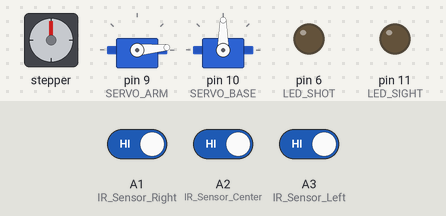
Simulated run of this sketch. Board: Arduino Uno, built with avr-gcc and run on an emulated ATmega328P. On the bench: stepper motor, 2 × servo, output pins drawn as LEDs (lit = HIGH). Wiring (inferred from the names in the program): stepper motor (200 steps per turn assumed): coils pin 2, pin 3, pin 4, pin 5. The inputs (shaded band) are chosen by the test bench; at power-on: A1 (IR_Sensor_Right) HIGH, A2 (IR_Sensor_Center) HIGH, A3 (IR_Sensor_Left) HIGH. The audio player accepts every command and is not drawn; pins used as bus, display or sensor lines are not drawn.

Above: at 5.3 s.
5.4 s: A1 (IR_Sensor_Right) driven LOW
At 6.52 s:
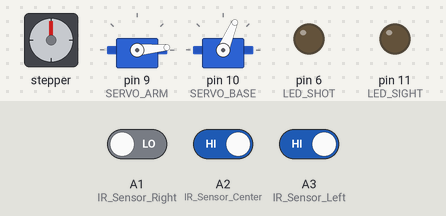
At 12.8 s:
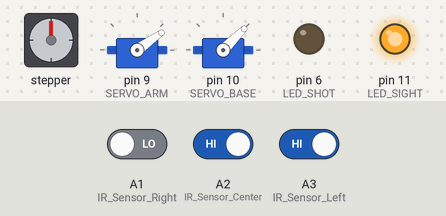
13.0 s: A2 (IR_Sensor_Center) driven LOW
At 15.17 s:
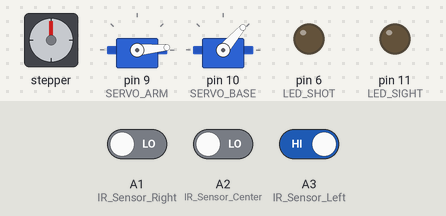
18.3 s: A1 (IR_Sensor_Right) driven HIGH and A3 (IR_Sensor_Left) driven LOW
23.0 s: A3 (IR_Sensor_Left) driven HIGH
Timing chart, 0 to 28.7 s (numbered marks = the images above; inputs shaded):
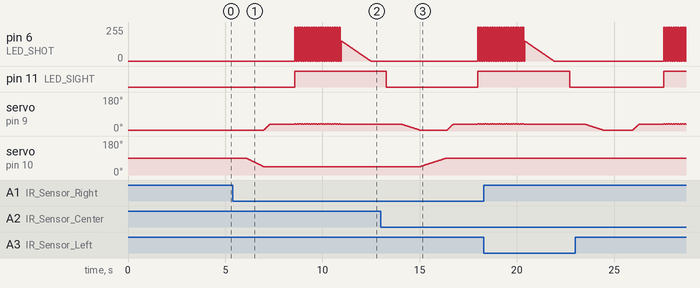

The sketch:

Zaku_A.ino
```cpp
//Written By C.J.Park On 230206 v 1.1
#include <Servo.h>
#include <DFPlayer_Mini_Mp3.h>
#include <SoftwareSerial.h>
SoftwareSerial mySerial(A4, A5);  // RX, TX

#define LED_WORK_RIGHT 2   // IR Right(A1) Workig LED
#define LED_WORK_CENTER 3  // IR Center(A2) Workig LED
#define LED_WORK_LEFT 4    // IR Left(A3) Workig LED
#define LED_EYE 5          // MonoEye Pink LED
#define LED_SHOT 6         // Bullet Shooting LED
#define LED_SIGHT 11       // Sight Aim LED

Servo SERVO_ARM;   //Down: 5; Aim: 45; Recoil:40
Servo SERVO_BASE;  //Right: 45; Center: 90; Left 135

void setup() {
  pinMode(LED_WORK_RIGHT, OUTPUT);
  pinMode(LED_WORK_CENTER, OUTPUT);
  pinMode(LED_WORK_LEFT, OUTPUT);
  pinMode(A1, INPUT);  //IR Sensor Right
  pinMode(A2, INPUT);  //IR Sensor Center
  pinMode(A3, INPUT);  //IR Sensor Left

  SERVO_ARM.attach(9);
  SERVO_BASE.attach(10);
  SERVO_ARM.write(5);
  SERVO_BASE.write(90);

  mySerial.begin(9600);
  mp3_set_serial(mySerial);
  mp3_set_volume(25);
}

void loop() {
  for (int i = 50; i <= 200; i++) {
    analogWrite(LED_EYE, i);
    delay(5);
  }
  for (int i = 200; i >= 50; i--) {
    analogWrite(LED_EYE, i);
    delay(5);
  }

  // Sensor Right-----------------------------------
  if (digitalRead(A1) == LOW) {
    digitalWrite(LED_WORK_RIGHT, HIGH);
    mp3_play(4);
    for (int i = 90; i >= 45; i--) {
      SERVO_BASE.write(i);
      delay(20);
    }
    mp3_stop();

    Machine_Gun();  //Machine Gun Shooting

    mp3_play(4);
    for (int i = 45; i <= 90; i++) {
      SERVO_BASE.write(i);
      delay(30);
    }
    mp3_stop();
    digitalWrite(LED_WORK_RIGHT, LOW);
  }

  // Sensor Center-----------------------------------
  if (digitalRead(A2) == LOW) {
    digitalWrite(LED_WORK_CENTER, HIGH);

    Machine_Gun();  //Machine Gun Shooting

    digitalWrite(LED_WORK_CENTER, LOW);
  }

  // Sensor Left-----------------------------------
  if (digitalRead(A3) == LOW) {
    digitalWrite(LED_WORK_LEFT, HIGH);
    mp3_play(4);
    for (int i = 90; i <= 145; i++) {
      SERVO_BASE.write(i);
      delay(10);
    }
    mp3_stop();

    Machine_Gun();  //Machine Gun Shooting

    mp3_play(4);
    for (int i = 145; i >= 90; i--) {
      SERVO_BASE.write(i);
      delay(30);
    }
    mp3_stop();
    digitalWrite(LED_WORK_LEFT, LOW);
  }
}

// *********Machine Gun Shooting*********
void Machine_Gun() {
  for (int i = 5; i <= 35; i++) {
    SERVO_ARM.write(i);
    delay(10);
  }

  for (int i = 0; i <= 255; i++) {
    analogWrite(LED_SIGHT, i);
    delay(5);
  }

  mp3_play(3);
  for (int i = 0; i < 20; i++) {
    analogWrite(LED_SHOT, 255);
    SERVO_ARM.write(38);
    delay(60);
    analogWrite(LED_SHOT, 0);
    SERVO_ARM.write(35);
    delay(60);
  }
  mp3_stop();

  for (int i = 150; i >= 0; i--) {
    analogWrite(LED_SHOT, i);
    delay(10);
  }
  delay(800);
  analogWrite(LED_SIGHT, 0);
  delay(800);

  for (int i = 35; i >= 5; i--) {
    SERVO_ARM.write(i);
    delay(30);
  }
}
```

Measured:
- after the input at 13.0 s, pin 6 (LED_SHOT): alternates 255/255 for 0.06 s and 0/255 for 0.06 s, starting after 5.0 s; servo on pin 10 (SERVO_BASE): goes on until 16.4 s, then stays 90°
- after the input at 23.0 s, pin 11 (LED_SIGHT): LOW → HIGH after 4.6 s instead of 3.6 s; servo on pin 10 (SERVO_BASE): stays 90° (without the input it goes to 91° after 1.5 s)
